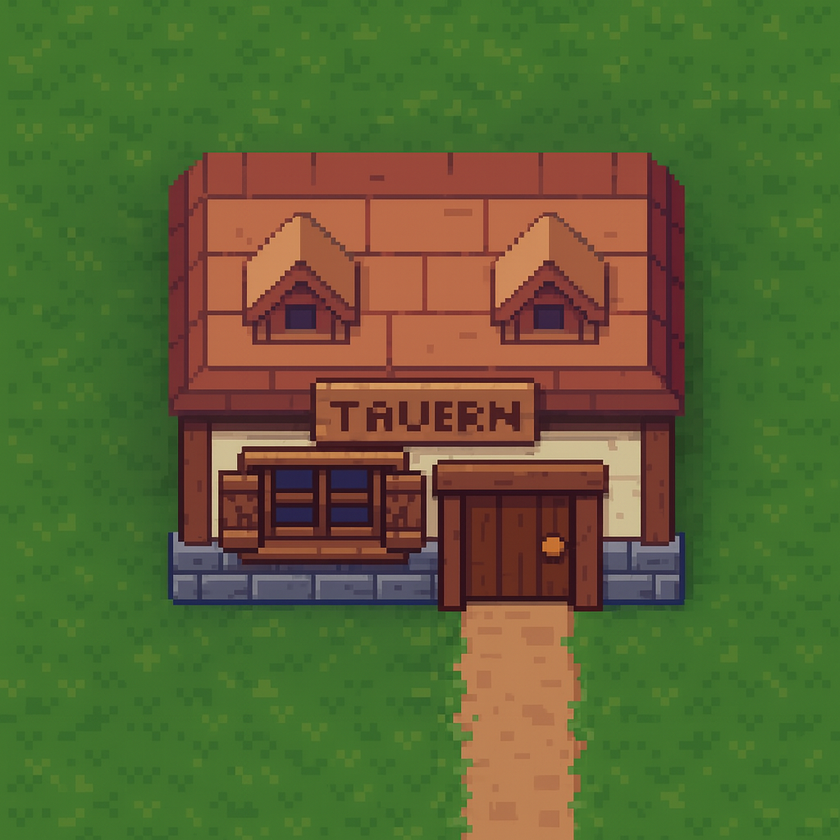
#> input picture src/v2/images/medieval_tavern.png, 840 x 840 px, shrunk from 1024 x 1024 before the run
$ python rectify_v2.py v2/images/medieval_tavern.png out.png
#> lines starting #> are read from the running program, lines starting #| are printed output that depends on the picture; after the words box and inside, x2 and y2 are one past the last pixel; in counts of white or black regions, pixels touching at a corner belong together
import sys
import math
import argparse
from typing import List, Tuple

import cv2
import numpy as np


def auto_canny(img_gray: np.ndarray, sigma: float = 0.33) -> np.ndarray:
    """Canny with automatic thresholds based on image median."""
    v = np.median(img_gray)
    lower = int(max(0, (1.0 - sigma) * v))
    upper = int(min(255, (1.0 + sigma) * v))
    return cv2.Canny(img_gray, lower, upper, L2gradient=True)


def hough_lines(
    bin_img: np.ndarray,
    rho: float = 1,
    theta: float = np.pi / 180,
    threshold: int = 150,
):
    """Standard Hough transform returning (rho, theta)."""
    lines = cv2.HoughLines(bin_img, rho, theta, threshold)
    if lines is None:
        return []
    return [tuple(l[0]) for l in lines]  # flatten to [(rho, theta), ...]


def separate_lines(lines: List[Tuple[float, float]], angle_tol_deg: float = 10.0):
    """Split into vertical-like and horizontal-like using angle tolerance."""
    vertical = []
    horizontal = []
    angle_tol = math.radians(angle_tol_deg)

    for rho, theta in lines:
        # Vertical: theta ~ 0 or ~ pi
        if abs(theta - 0) < angle_tol or abs(theta - math.pi) < angle_tol:
            vertical.append((rho, theta))
        # Horizontal: theta ~ pi/2
        elif abs(theta - math.pi / 2) < angle_tol:
            horizontal.append((rho, theta))

    return vertical, horizontal


def lines_to_positions_vertical(lines: List[Tuple[float, float]]) -> List[float]:
    """Convert (rho, theta) to x = rho / cos(theta) for vertical lines."""
    xs = []
    for rho, theta in lines:
        c = math.cos(theta)
        if abs(c) < 1e-6:
            continue
        xs.append(rho / c)
    return xs


def lines_to_positions_horizontal(lines: List[Tuple[float, float]]) -> List[float]:
    """Convert (rho, theta) to y = rho / sin(theta) for horizontal lines."""
    ys = []
    for rho, theta in lines:
        s = math.sin(theta)
        if abs(s) < 1e-6:
            continue
        ys.append(rho / s)
    return ys


def cluster_positions(vals: List[float], tol: float) -> List[float]:
    """1D clustering: merge values that are within `tol`, return cluster means."""
    if not vals:
        return []
    vals = sorted(vals)
    clusters = []
    cur = [vals[0]]
    for v in vals[1:]:
        if abs(v - cur[-1]) <= tol:
            cur.append(v)
        else:
            clusters.append(np.mean(cur))
            cur = [v]
    clusters.append(np.mean(cur))
    return clusters


def refine_with_morph(
    edges: np.ndarray, w: int, h: int
) -> Tuple[np.ndarray, np.ndarray]:
    """
    Use morphology to enhance long vertical/horizontal segments.
    Returns (vertical_map, horizontal_map) binary maps.
    """
    # scale kernels to image size (tweak if necessary)
    vert_kernel_len = max(10, h // 50)
    hori_kernel_len = max(10, w // 50)

    vert_kernel = cv2.getStructuringElement(cv2.MORPH_RECT, (1, vert_kernel_len))
    hori_kernel = cv2.getStructuringElement(cv2.MORPH_RECT, (hori_kernel_len, 1))

    vertical_map = cv2.morphologyEx(edges, cv2.MORPH_CLOSE, vert_kernel, iterations=1)
    horizontal_map = cv2.morphologyEx(edges, cv2.MORPH_CLOSE, hori_kernel, iterations=1)
    return vertical_map, horizontal_map


def detect_grid_lines(
    img_bgr: np.ndarray,
    angle_tol_deg: float = 10.0,
    hough_threshold: int = 180,
    cluster_tol_px_factor: float = 0.0125,
):
    """
    Detect vertical and horizontal grid line positions in pixels.

    Returns:
        x_positions (list of x in px), y_positions (list of y in px)
    """
    h, w = img_bgr.shape[:2]
    gray = cv2.cvtColor(img_bgr, cv2.COLOR_BGR2GRAY)
    gray = cv2.bilateralFilter(
        gray, d=9, sigmaColor=50, sigmaSpace=50
    )  # preserves edges better than Gaussian
    edges = auto_canny(gray, sigma=0.33)

    # Strengthen long line segments in each direction
    vert_map, hori_map = refine_with_morph(edges, w, h)
    merged = cv2.bitwise_or(vert_map, hori_map)

    # Hough on the merged map
    lines = hough_lines(merged, rho=1, theta=np.pi / 180, threshold=hough_threshold)

    # If detection is weak, fall back to Hough on plain edges
    if not lines:
        lines = hough_lines(
            edges, rho=1, theta=np.pi / 180, threshold=max(100, hough_threshold // 2)
        )

    vertical, horizontal = separate_lines(lines, angle_tol_deg=angle_tol_deg)

    xs = lines_to_positions_vertical(vertical)
    ys = lines_to_positions_horizontal(horizontal)

    # Cluster lines to merge near-duplicates
    x_tol = max(2.0, w * cluster_tol_px_factor)  # e.g. ~1.25% of width
    y_tol = max(2.0, h * cluster_tol_px_factor)

    xs_merged = cluster_positions(xs, x_tol)
    ys_merged = cluster_positions(ys, y_tol)

    # Keep only those within image bounds after clustering
    xs_final = [float(x) for x in xs_merged if -5 <= x <= w + 5]
    ys_final = [float(y) for y in ys_merged if -5 <= y <= h + 5]

    return xs_final, ys_final


def draw_overlay(
    img_bgr: np.ndarray,
    xs: List[float],
    ys: List[float],
    line_thickness: int = 2,
    alpha: float = 0.75,
    color: Tuple[int, int, int] = (0, 0, 255),
) -> np.ndarray:
    """
    Draw vertical (xs) and horizontal (ys) lines as an overlay on the image.

    Uses cv2.addWeighted to avoid broadcasting issues.
    """
    overlay = img_bgr.copy()
    h, w = img_bgr.shape[:2]

    # Draw lines on overlay
    for x in xs:
        xi = int(round(x))
        cv2.line(
            overlay, (xi, 0), (xi, h - 1), color, line_thickness, lineType=cv2.LINE_AA
        )

    for y in ys:
        yi = int(round(y))
        cv2.line(
            overlay, (0, yi), (w - 1, yi), color, line_thickness, lineType=cv2.LINE_AA
        )

    # Blend overlay with original
    out = cv2.addWeighted(overlay, alpha, img_bgr, 1 - alpha, 0.0)
    return out


def main():
    parser = argparse.ArgumentParser(
        description="Detect and overlay grid lines on an image."
    )
    parser.add_argument("input", help="Path to input image")
    parser.add_argument("output", help="Path to save output image with overlay")
    parser.add_argument(
        "--angle_tol_deg",
        type=float,
        default=180,
        help="Angle tolerance for vertical/horizontal classification",
    )
    parser.add_argument(
        "--hough_threshold", type=int, default=2, help="Hough accumulator threshold"
    )
    parser.add_argument(
        "--cluster_tol_pct",
        type=float,
        default=1.25,
        help="Clustering tolerance as percent of image size (1D). Default 1.25",
    )
    parser.add_argument(
        "--thickness", type=int, default=1, help="Overlay grid line thickness in pixels"
    )
    parser.add_argument(
        "--alpha", type=float, default=0.75, help="Overlay opacity (0..1)"
    )
    args = parser.parse_args()

    img = cv2.imread(args.input, cv2.IMREAD_COLOR)
#> img is the input picture: shape (840, 840, 3); mean B, G, R 52, 100.5, 89.7
    if img is None:
        print(f"ERROR: Could not read input image '{args.input}'")
        sys.exit(1)

    h, w = img.shape[:2]
#> h = 840; w = 840
    xs, ys = detect_grid_lines(
        img,
        angle_tol_deg=args.angle_tol_deg,
        hough_threshold=args.hough_threshold,
        cluster_tol_px_factor=(args.cluster_tol_pct / 100.0),
    )
#> in detect_grid_lines, `gray = cv2.cvtColor(img_bgr, cv2.COLOR_BGR2GRAY)`:
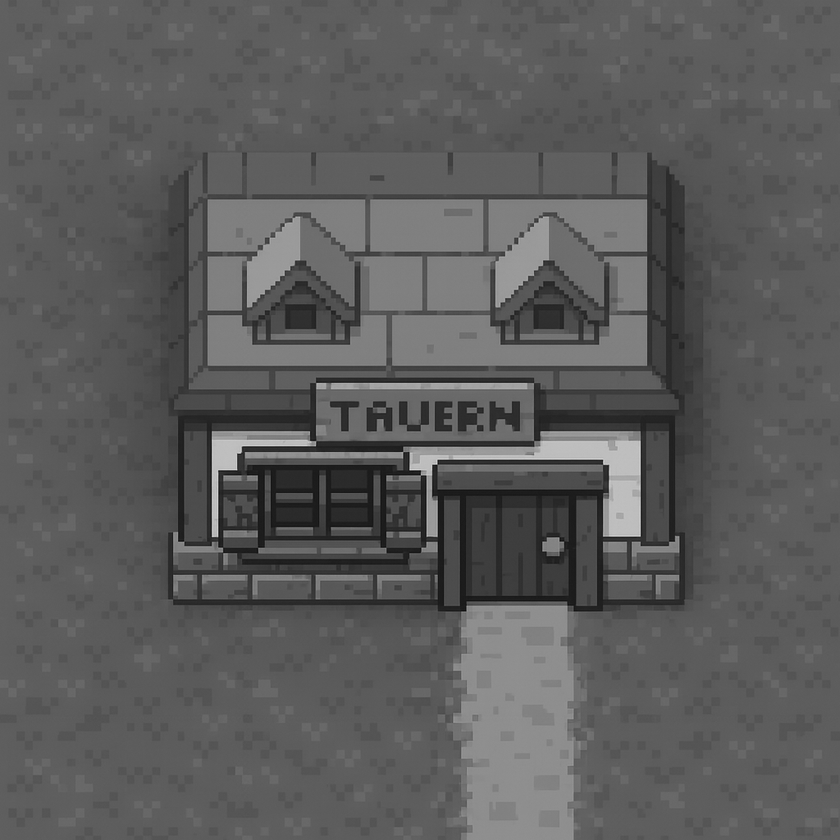
#> gray: shape (840, 840); min 8, max 225, mean 91.8
#> in auto_canny, `v = np.median(img_gray)`: v = 91
#> in auto_canny, `lower = int(max(0, (1.0 - sigma) * v))`: lower = 60
#> in auto_canny, `upper = int(min(255, (1.0 + sigma) * v))`: upper = 121
#> in auto_canny, `return cv2.Canny(img_gray, lower, upper, L2gradient=True)`:
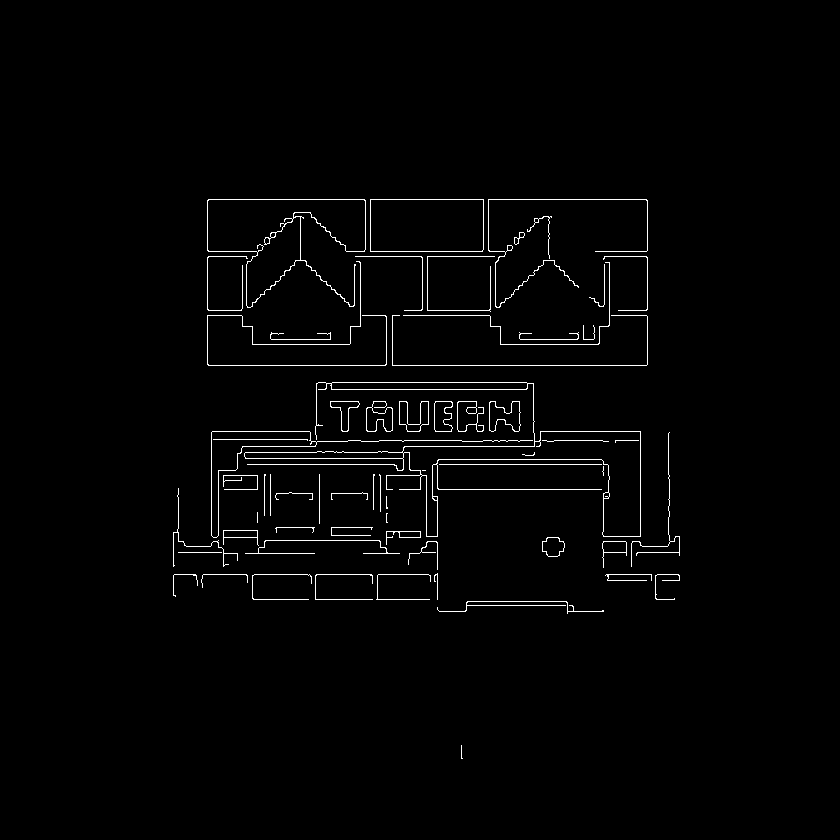
#> returned value: shape (840, 840); 1.6% white in thin lines or dots, all inside (x1, y1, x2, y2) = (173, 199, 680, 759)
#> in refine_with_morph, `vertical_map = cv2.morphologyEx(edges, cv2.MORPH_CLOSE, vert_kernel, i..`:
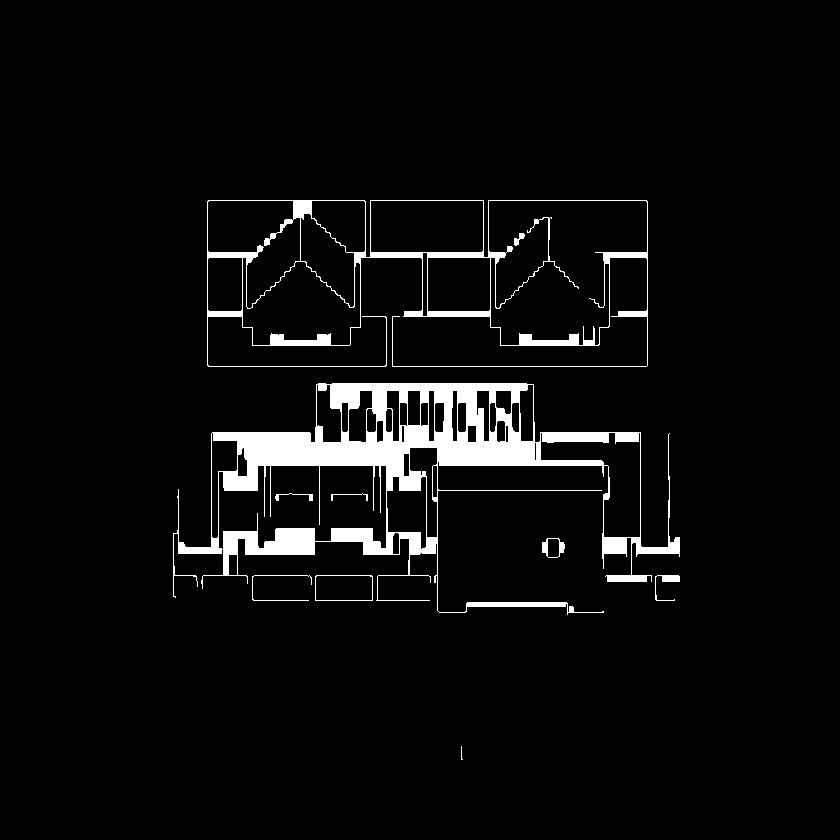
#> vertical_map: shape (840, 840); 4.6% white; 10 white regions (1 under 20 px), largest, box (x1, y1, x2, y2) and area: (173, 383, 680, 615) 24654, (207, 200, 648, 367) 6980, (655, 575, 680, 601) 180
#> in refine_with_morph, `horizontal_map = cv2.morphologyEx(edges, cv2.MORPH_CLOSE, hori_kernel,..`:
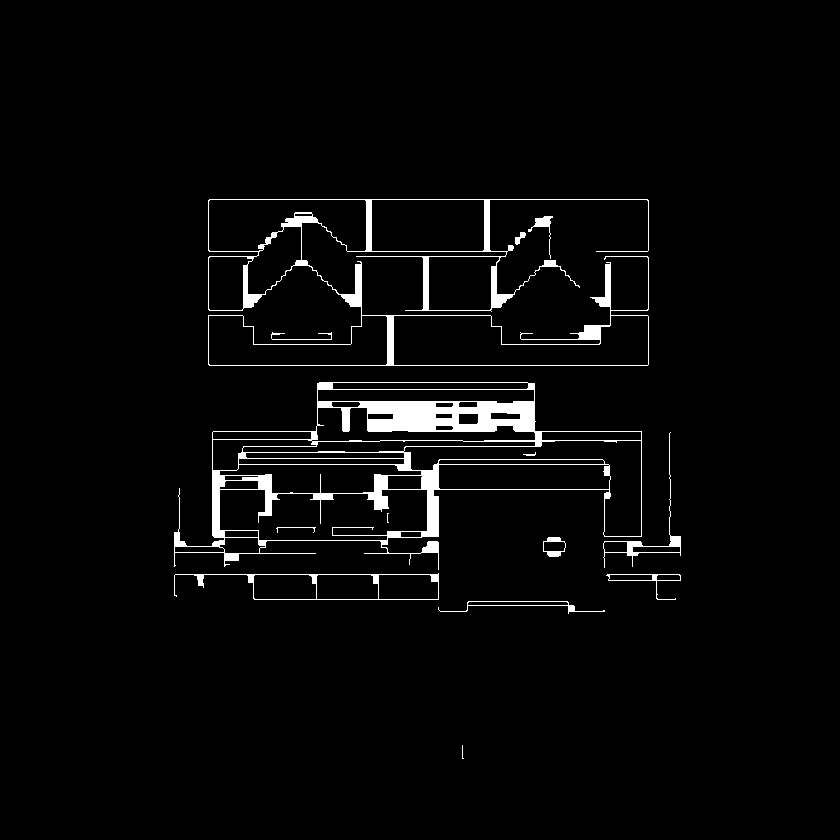
#> horizontal_map: shape (840, 840); 3.1% white; 14 white regions (2 under 20 px), largest, box (x1, y1, x2, y2) and area: (174, 382, 642, 570) 12537, (208, 199, 649, 366) 6604, (174, 573, 439, 600) 823
#> in detect_grid_lines, `merged = cv2.bitwise_or(vert_map, hori_map)`:
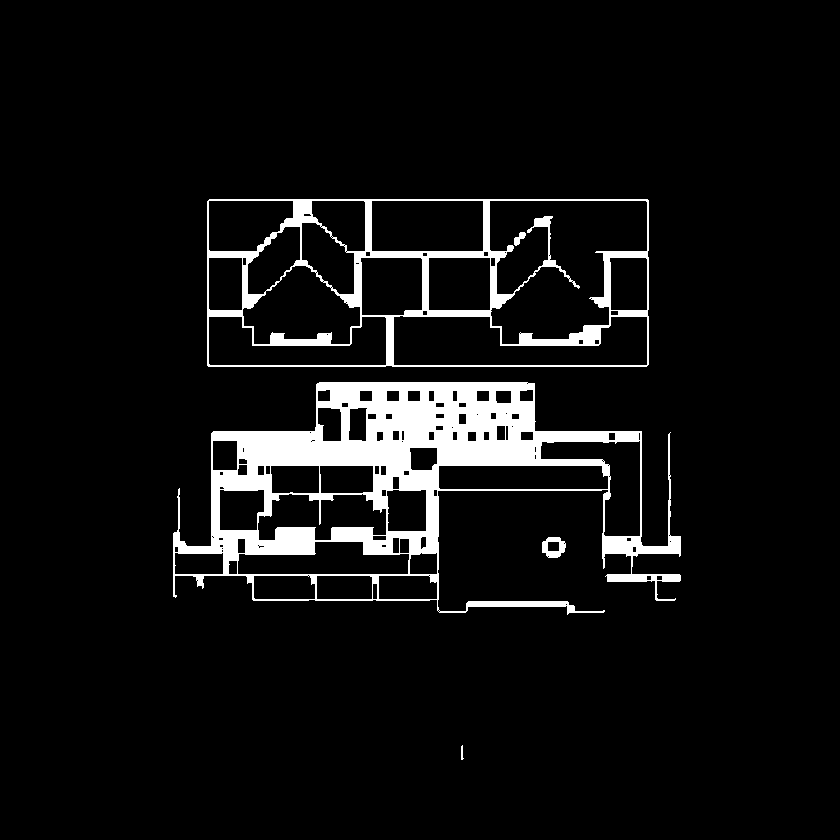
#> merged: shape (840, 840); 6.7% white; 5 white regions, box (x1, y1, x2, y2) and area: (173, 382, 681, 615) 34304, (207, 199, 649, 367) 12333, (542, 537, 566, 558) 302, (514, 232, 526, 246) 89, (461, 745, 464, 760) 30
#> in detect_grid_lines, `lines = hough_lines(merged, rho=1, theta=np.pi / 180, threshold=hough_..`: lines = 10027 pairs, first value -669 to 902, second value 0 to 3.12
#> the loop in separate_lines, `for rho, theta in lines:` made 10027 passes
#> (rho, theta) on passes 1 to 3: (200, 1.57), (365, 1.57), (441, 1.57)
#> after the loop in separate_lines, `for rho, theta in lines:`: horizontal = []; vertical has the same summary as lines in detect_grid_lines
#> in detect_grid_lines, `vertical, horizontal = separate_lines(lines, angle_tol_deg=angle_tol_d..`: vertical has the same summary as lines
#> the loop in lines_to_positions_vertical, `for rho, theta in lines:` made 10027 passes
#> (rho, theta, c) on passes 1 to 3: (200, 1.57, -4.37e-08), (365, 1.57, -4.37e-08), (441, 1.57, -4.37e-08)
#> after the loop in lines_to_positions_vertical, `for rho, theta in lines:`: xs = 9993 values, max 43890.9 at index 9928, min -42974.2 at index 9929, mean 486.1
#> after the loop in lines_to_positions_horizontal, `for rho, theta in lines:`: ys = []
#> in cluster_positions, `vals = sorted(vals)`: vals = 9993 values from -42974.2 to 43890.9
#> in cluster_positions, `cur = [vals[0]]`: cur = [-42974.2]
#> the loop in cluster_positions, `for v in vals[1:]:` made 9992 passes
#> (v, cur) on passes 1 to 12: (-33978.2, [-33978.2]), (-32603.1, [-32603.1]), (-30654.9, [-30654.9]), (-30425.7, [-30425.7]), (-27961.8, [-27961.8]), (-27503.5, [-27503.5]), (-25956.4, [-25956.4]), (-25841.8, [-25841.8]), (-24925, [-24925]), (-24581.2, [-24581.2]), (-24180.1, [-24180.1]), (-22976.8, [-22976.8])
#> cur on passes 61 to 66: [-8510.2], [-8424.2], [-8254.4], [-8216.2], [-8203.7], [-8166.3]
#> after the loop in cluster_positions, `for v in vals[1:]:`: clusters = 417 values from -42974.2 to 35009.5
#> in detect_grid_lines, `xs_merged = cluster_positions(xs, x_tol)`: xs_merged = 418 values from -42974.2 to 43890.9
#> in detect_grid_lines, `ys_merged = cluster_positions(ys, y_tol)`: ys_merged = []
#> in detect_grid_lines, `xs_final = [float(x) for x in xs_merged if -5 <= x <= w + 5]`: xs_final = [494]
#> in detect_grid_lines, `ys_final = [float(y) for y in ys_merged if -5 <= y <= h + 5]`: ys_final = []
#> xs = [494]; ys = []

    out = draw_overlay(
        img,
        xs,
        ys,
        line_thickness=args.thickness,
        alpha=args.alpha,
        color=(0, 0, 255),  # red in BGR
    )
#> the loop in draw_overlay, `for x in xs:` made 1 pass
#> (x, xi) on pass 1: (494, 494)
#> after the loop in draw_overlay, `for x in xs:`:
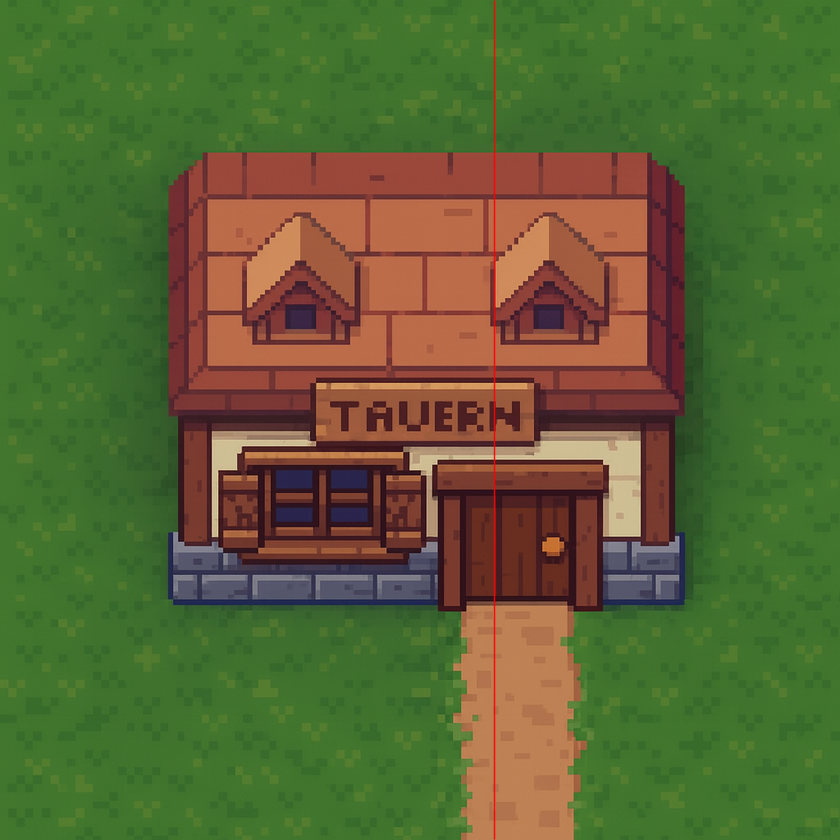
#> overlay: shape (840, 840, 3); 0.36% of pixels changed, all inside (x1, y1, x2, y2) = (493, 0, 496, 840)

    # Optional: visualize where lines were found in console
    print(f"Detected vertical lines at x ≈ {', '.join(f'{x:.1f}' for x in xs)}")
#| Detected vertical lines at x ≈ 494.0
    print(f"Detected horizontal lines at y ≈ {', '.join(f'{y:.1f}' for y in ys)}")
#| Detected horizontal lines at y ≈
    cv2.imwrite(args.output, out)
    print(f"Saved overlay to '{args.output}'")


if __name__ == "__main__":
    main()
